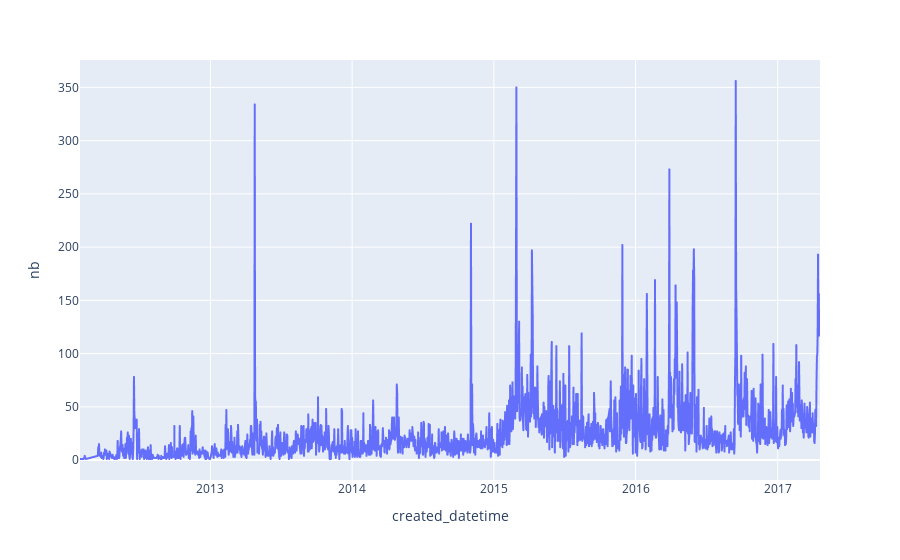

Notebook source saved alongside this figure:
### Code cell
px.line(gb, x="created_datetime", y="nb")

### Figure 1 — Plotly figure (JSON) as saved in the notebook; plotly's stock layout.template omitted (floating-point values rounded to 4 significant figures; data arrays with more than 128 entries replaced by an {"elided": "..."} marker saying what was removed)
{"data": [{"hovertemplate": "created_datetime=%{x}<br>nb=%{y}<extra></extra>", "legendgroup": "", "line": {"color": "#636efa", "dash": "solid"}, "marker": {"symbol": "circle"}, "mode": "lines", "name": "", "showlegend": false, "type": "scattergl", "x": {"elided": "1832 str values"}, "xaxis": "x", "y": {"elided": "1832 int values"}, "yaxis": "y"}], "layout": {"legend": {"tracegroupgap": 0}, "margin": {"t": 60}, "xaxis": {"anchor": "y", "domain": [0, 1], "title": {"text": "created_datetime"}}, "yaxis": {"anchor": "x", "domain": [0, 1], "title": {"text": "nb"}}}}
